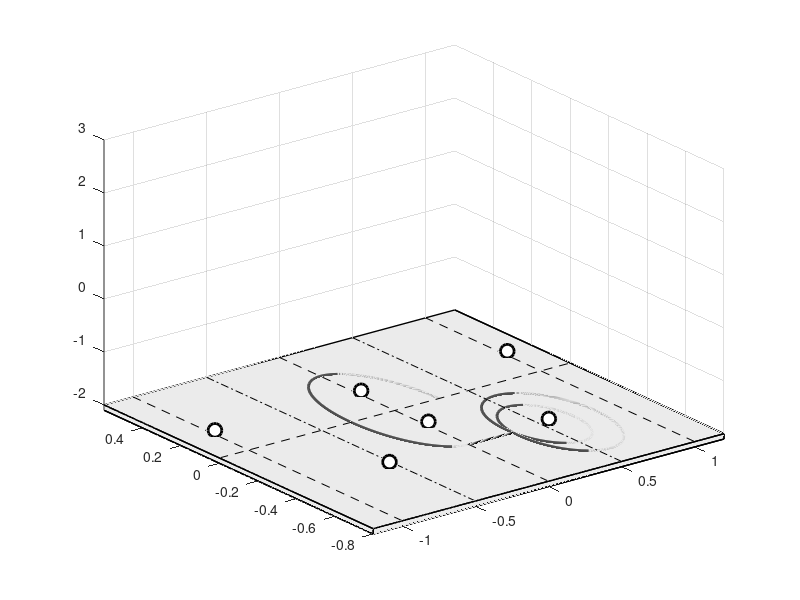

This chart was generated by the following MATLAB code: (Note: this script raises an error after producing the figure.)
function plotme
    F = load('meshAA_ep0.5_100200.mat');
    G = load('pathAA_.B_ep0.5.mat');
    meshpathdat = F.pathdat;
    pathdat = G.pathdat;
    path = G.path;
    
    
    minz = -2;
    dom = [-1.2, 1.2, -0.8, 0.6];
    zeps = 0.08;
    zwidth = 0.1;
    colorop = 'grey';
    edgecol = 0.7*[1 1 1];
    meshedgecol = 0.35*[1 1 1];
    basecol = 0.92*[1 1 1];
    outwidth=1;
    
    contourcol = 0.5*[1 1 1];
    
    zmeshmin = -2;
    zmeshmax = 2.8;
    
    reimname = 'imag';
    reim = str2func(reimname);
    
    
    
    close all
    figure(1); clf(1); hold on
    set(gcf, 'Units', 'pixels', 'Position', [620 268 1457 1070]);
    zlim([minz - zwidth, 3])
    xlim([-1.2, 1.2]);
    ylim([-0.8, 0.6]);
    view([-10, 20]);
    grid on
%     colormap gray
    
    plotplane
%     grid off
%     set(gca, 'Visible', 'off');

    plotsurf_up;
%     w = wireframe(X,Y,Z,4, .5, meshedgecol);

    plotsurf_down
%     w = wireframe(X,Y,Z,4, .5, meshedgecol);
%     brighten(0.5);
    
    
    % Now run the command
    cd ../../stokeswavecode/bdint
    handles = qt_bdint_path_plotter(path, pathdat, 'PatchWidth', 0.07, 'NumArc', 250, 'ZPlot', 'imag', 'ZFunc', 'dfdz');
%     delete(handles.surf.edge_right{1})
%     delete(handles.surf.edge_left{1})
    cd ../../stokeswavepub/surfAA_.B_/
    
    function plotsurf_up
        X = real(meshpathdat.up.FF);
        Y = imag(meshpathdat.up.FF);
        Z = reim(exp(meshpathdat.up.taumat - 1i*meshpathdat.up.thetamat)) - zeps;
        
        [C, h] = contour3(X, Y, Z, [-10:0.3:10]);
        delete(h)
        S = contourdata(C);

        for j = 1:length(S)
            plot3(S(j).x, S(j).y, minz + 0*S(j).x, 'Color', contourcol);
        end
    end
    function plotsurf_down
        X = real(meshpathdat.down.FF);
        Y = imag(meshpathdat.down.FF);
        Z = reim(exp(meshpathdat.down.taumat - 1i*meshpathdat.down.thetamat));
        
        [C, h] = contour3(X, Y, 0.13+ Z, [-10:0.3:10]);
        delete(h)
        S = contourdata(C);

        for j = 1:length(S)
            plot3(S(j).x, S(j).y, minz + 0*S(j).x, 'Color', contourcol);
        end
    end
    function plotplane
        % Bottom plane
        fill3([dom(1) dom(2) dom(2) dom(1)], [dom(3) dom(3) dom(4) dom(4)], (minz - zwidth)*[1 1 1 1], basecol,'LineWidth', outwidth);
        % Left plane
        fill3(dom(1)*[1 1 1 1], [dom(3) dom(3) dom(4) dom(4)], [(minz - zwidth) (minz) (minz) (minz - zwidth)], basecol,'LineWidth', outwidth);
        % Right plane
        fill3(dom(2)*[1 1 1 1], [dom(3) dom(3) dom(4) dom(4)], [(minz - zwidth) (minz) (minz) (minz - zwidth)], basecol,'LineWidth', outwidth);
        % Front plane
        fill3([dom(1) dom(2) dom(2) dom(1)], dom(3)*[1 1 1 1], [(minz - zwidth) (minz - zwidth) (minz) (minz)], basecol,'LineWidth', outwidth);
        % Top plane
        fill3([dom(1) dom(2) dom(2) dom(1)], [dom(3) dom(3) dom(4) dom(4)], (minz)*[1 1 1 1], basecol, 'LineWidth', outwidth);
        
        f_A = 1i*0.175;
        plot3([0, 0, -1 1], imag(f_A)*[1 -1, 1, 1], minz*[1 1, 1, 1]+zeps, 'ko', 'MarkerFace', 'w', 'MarkerSize', 10, 'LineWidth', 2);
        
        f_B = 0.545 - 0.387i;
        plot3(real(f_B)*[-1 1], imag(f_B)*[1 1], minz*[1 1]+zeps, 'ko', 'MarkerFace', 'w', 'MarkerSize', 10, 'LineWidth', 2);
        
        plot3([dom(1), dom(2)], [0, 0], minz*[1 1], 'k--');
        plot3([0, 0], [dom(3), dom(4)], minz*[1 1], 'k--');
        
        plot3([1, 1], [dom(3), dom(4)], minz*[1 1], 'k--');
        plot3([-1, -1], [dom(3), dom(4)], minz*[1 1], 'k--');
        
        plot3([0.5, 0.5], [dom(3), dom(4)], minz*[1 1], 'k-.');
        plot3([-0.5, -0.5], [dom(3), dom(4)], minz*[1 1], 'k-.');
        
        plot3(real(pathdat.f),imag(pathdat.f), 0*pathdat.f + minz, 'k-', 'LineWidth', 2);
        
    end
    
end
